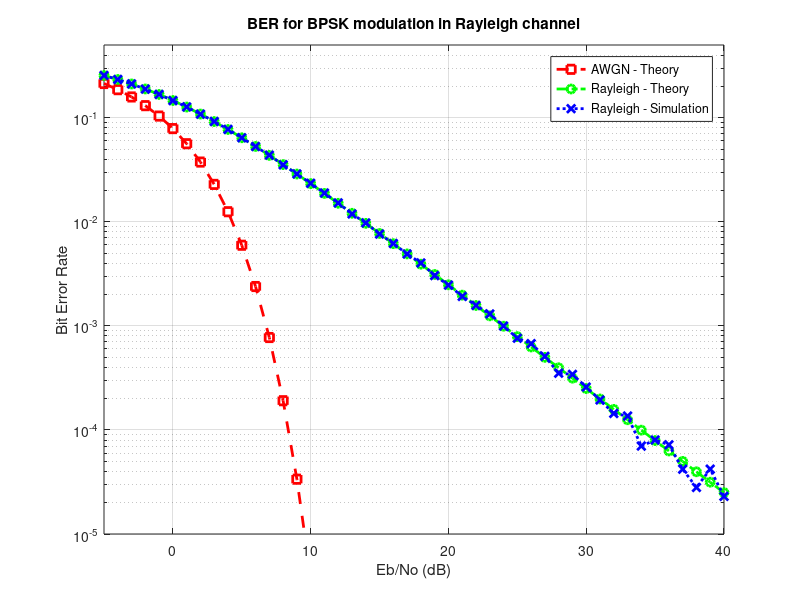

The MATLAB script that drew this image:
N = 10 ^ 6;
min_dB = -5;
max_dB = 40;

% Transmitter
ip = rand(1, N) > 0.5;
s = 2 * ip - 1; % BPSK modulation 0 -> -1; 1 -> 0
Eb_N0_dB = (min_dB:max_dB);
nErr = zeros(1,max_dB-min_dB);

for ii = 1:length(Eb_N0_dB)
    % white gaussian noise, 0dB variance
    n = sqrt(1/2) * (randn(1, N) + 1i * randn(1, N));
    % Rayleigh channel
    h = 1 / sqrt(2) * (randn(1, N) + 1i * randn(1, N));
    y = h.*s + 10^(-Eb_N0_dB(ii)/20)*n;
 
    % equalization
    yHat = y ./ h;
 
    % Receiver
    ipHat = real(yHat) > 0;
    nErr(ii) = size(find([ip-ipHat]), 2);
end

% simulated ber
simBer = nErr / N;
theoryBerAWGN = 0.5 * erfc(sqrt(10 .^ (Eb_N0_dB / 10)));
% theoretical ber
EbN0Lin = 10 .^ (Eb_N0_dB / 10);
theoryBer = 0.5 .* (1 - sqrt(EbN0Lin ./ (EbN0Lin + 1)));

% plot
figure(1)
semilogy(Eb_N0_dB,theoryBerAWGN,'rs--','LineWidth',2);
hold on
semilogy(Eb_N0_dB,theoryBer,'go-.','LineWidth',2);
semilogy(Eb_N0_dB,simBer,'bx:','LineWidth',2);
axis([min_dB max_dB 10^-5 0.5])
grid on
legend('AWGN - Theory','Rayleigh - Theory', 'Rayleigh - Simulation');
xlabel('Eb/No (dB)');
ylabel('Bit Error Rate');
title('BER for BPSK modulation in Rayleigh channel');